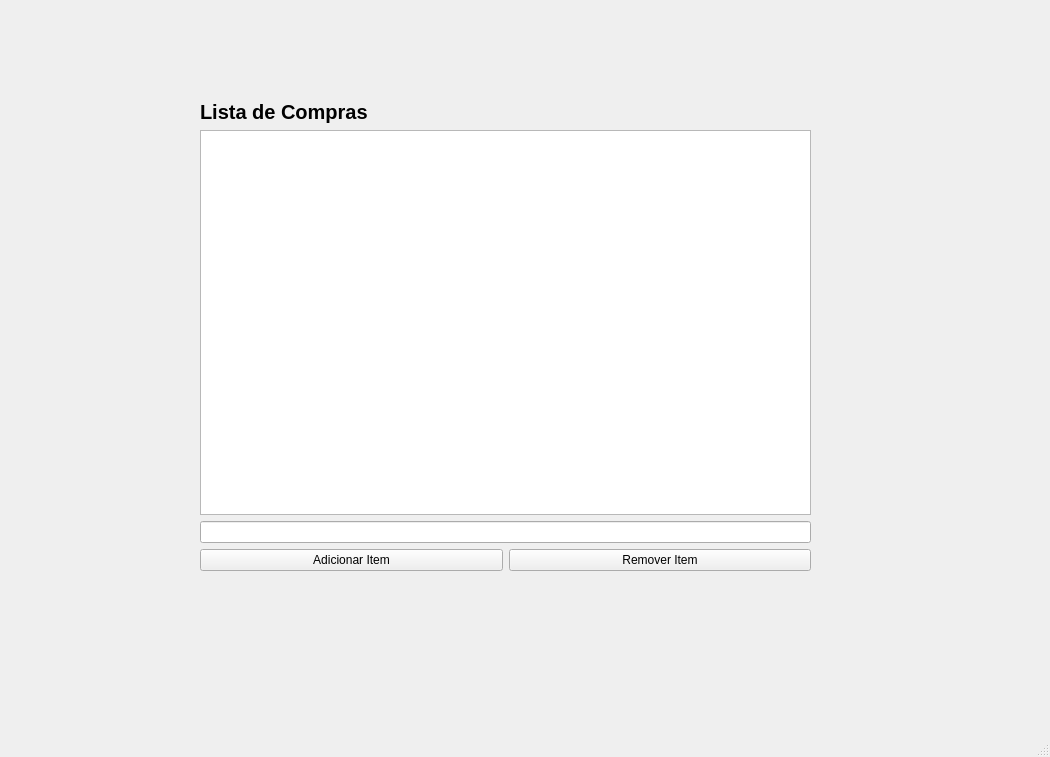
<?xml version="1.0" encoding="UTF-8"?>
<ui version="4.0">
 <class>MainWindow</class>
 <widget class="QMainWindow" name="MainWindow">
  <property name="geometry">
   <rect>
    <x>0</x>
    <y>0</y>
    <width>1050</width>
    <height>757</height>
   </rect>
  </property>
  <property name="windowTitle">
   <string>MainWindow</string>
  </property>
  <widget class="QWidget" name="centralwidget">
   <widget class="QWidget" name="gridLayoutWidget_2">
    <property name="geometry">
     <rect>
      <x>200</x>
      <y>100</y>
      <width>611</width>
      <height>471</height>
     </rect>
    </property>
    <layout class="QGridLayout" name="gridLayout_2">
     <item row="3" column="1">
      <widget class="QPushButton" name="pushButtonRemover">
       <property name="text">
        <string>Remover Item</string>
       </property>
      </widget>
     </item>
     <item row="0" column="0" colspan="2">
      <widget class="QLabel" name="label_2">
       <property name="font">
        <font>
         <pointsize>15</pointsize>
         <weight>75</weight>
         <bold>true</bold>
        </font>
       </property>
       <property name="text">
        <string>Lista de Compras</string>
       </property>
      </widget>
     </item>
     <item row="1" column="0" colspan="2">
      <widget class="QListWidget" name="listWidget"/>
     </item>
     <item row="3" column="0">
      <widget class="QPushButton" name="pushButtonAdicionar">
       <property name="text">
        <string>Adicionar Item</string>
       </property>
      </widget>
     </item>
     <item row="2" column="0" colspan="2">
      <widget class="QLineEdit" name="lineEdit"/>
     </item>
    </layout>
   </widget>
  </widget>
  <widget class="QMenuBar" name="menubar">
   <property name="geometry">
    <rect>
     <x>0</x>
     <y>0</y>
     <width>1050</width>
     <height>21</height>
    </rect>
   </property>
  </widget>
  <widget class="QStatusBar" name="statusbar"/>
 </widget>
 <resources/>
 <connections/>
</ui>
